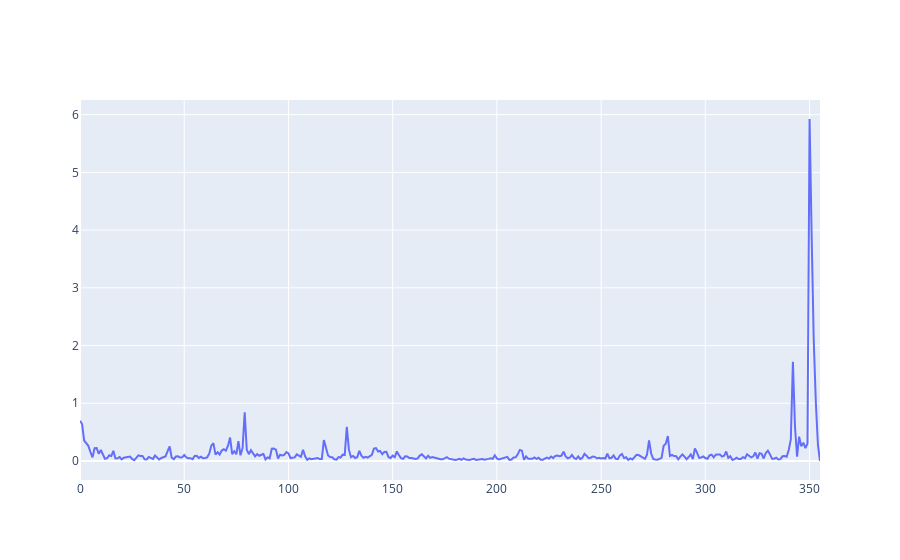

Notebook code for this chart:
### Code cell
# Benchmark: KNN with multivariate output and moving horizone
#

mse_over_days = []

for day in range(7, 363):

    # Split the data into training and testing sets
    X_train_knn = define_inputs(X['all'][:day, :, :], left_out_features)
    X_test_knn = define_inputs(X['all'][day, np.newaxis, :, :], left_out_features)
    Y_train_knn = Y['all'][:day, :, 0]
    Y_test_knn = Y['all'][day, np.newaxis, :, 0]

    # Create and fit the KNeighborsRegressor model
    knn_model = KNeighborsRegressor(n_neighbors=5)
    knn_model.fit(X_train_knn, Y_train_knn)

    # Predict
    predicted_profile = knn_model.predict(X_test_knn)
    mse = mean_squared_error(Y_test_knn, predicted_profile)
    mse_over_days.append(mse)

fig = go.Figure()
fig.add_trace(go.Scatter(y=mse_over_days))
fig.show()

mse = np.mean(mse_values)
print(f"MSE: {mse:.5f}")

### Figure 1 — Plotly figure (JSON) as saved in the notebook; plotly's stock layout.template omitted (floating-point values rounded to 4 significant figures; data arrays with more than 128 entries replaced by an {"elided": "..."} marker saying what was removed)
{"data": [{"type": "scatter", "y": {"elided": "356 float values"}}], "layout": {}}
